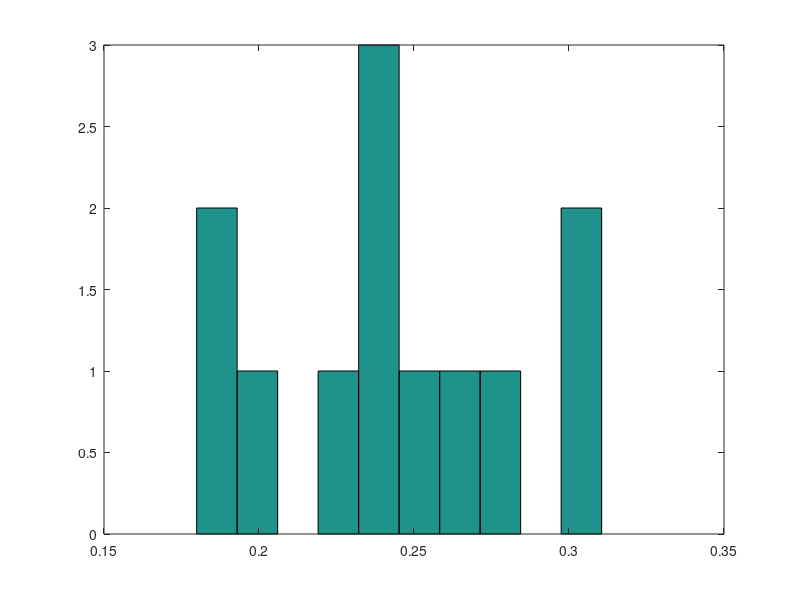

Recreate this plot in MATLAB. (Note: this script raises an error after producing the figure.)
function VoxelWise2

%%
% cd('/home/ganka/git/AMD/DiffusionMeasure/voxelwise2')
load Central
load Peripheral
load Intsct

%% Convert zero to nan
%
% Replace all zeros (voxels not in OR) with nan to exclude those voxels from
% the statistical tests.
% Remove voxels from Central portion
FN = fieldnames(Central);
for ii = 1:length(FN)
    for i = 1:size(Central.FA,1);
        Central.(FN{ii})(i,Central.(FN{ii})(i,:)==0)=nan;
    end
end
% Remove voxels from peripheral portion
FN = fieldnames(Peripheral);
for ii = 1:length(FN)
    for i = 1:size(Peripheral.FA,1);
        Peripheral.(FN{ii})(i,Peripheral.(FN{ii})(i,:)==0)=nan;
    end
end

%% Try a statisitcal test (t-test)
for ii = 1:length(FN)
    Central.patients.(FN{ii}) = Central.(FN{ii})(1:8,:);
    Central.patients.(FN{ii}) = Central.patients.(FN{ii})(~isnan(Central.patients.(FN{ii})));
    Central.controls.(FN{ii}) = Central.(FN{ii})(9:20,:);
    Central.controls.(FN{ii}) = Central.controls.(FN{ii})(~isnan(Central.controls.(FN{ii})));
    [Central.tests.(FN{ii}).h, ...
     Central.tests.(FN{ii}).p] = ttest2(Central.patients.(FN{ii}),Central.controls.(FN{ii}),'Vartype','unequal');
end

for ii = 1:length(FN)
    Peripheral.patients.(FN{ii}) = Peripheral.(FN{ii})(1:8,:);
    Peripheral.patients.(FN{ii}) = Peripheral.patients.(FN{ii})(~isnan(Peripheral.patients.(FN{ii})));
    Peripheral.controls.(FN{ii}) = Peripheral.(FN{ii})(9:20,:);
    Peripheral.controls.(FN{ii}) = Peripheral.controls.(FN{ii})(~isnan(Peripheral.controls.(FN{ii})));
    [Peripheral.tests.(FN{ii}).h, ...
     Peripheral.tests.(FN{ii}).p] = ttest2(Peripheral.patients.(FN{ii}),Peripheral.controls.(FN{ii}),'Vartype','unequal');
end
%% ttest(2groups)
 
 hist(Central.patients.FA)
 hist(Central.controls.FA)
 [h,p,ci,stats] =ttest2( Central.patients.FA,Central.controls.FA)

 
 [h,p,ci,stats] =ttest2( Peripheral.patients.FA,Peripheral.controls.FA)

%%
% FIX FIX FIX Shumpei we need to make sure what comes after here is consistent with the new code above. %
%% controls vs AMD
mrvNewGraphWin
hold on;

% Errorbars
Err = [std(Central.controls.FA),std(Central.patients.FA)];
eb1 = errorbar([.9,1.9],[mean(Central.controls.FA);mean(Central.patients.FA)],Err,'ro','markerfacecolor','r','markersize',15);

Err = [std(Peripheral.controls.FA),std(Peripheral.patients.FA)];
eb2 = errorbar([1.1, 2.1],[mean(Peripheral.controls.FA);mean(Peripheral.patients.FA)],'bo','markerfacecolor','b','markersize',15);

% title('Central wo intersecting voxels')
ylabel('FA')
set(gca,'xtick',[1,2],'xtickLabel',{'Control','Patient'}, 'xlim', [.5 2.5],... 
'ytick',[0 2.5], 'ylim',[0 2.5],'tickdir','out');

lg1 = legend([eb1,eb2],'Central','Peripheral','Posi');
set(lg1,'Position',[0.78 0.83 0.2 0.1])
hold off;

%%
saveas(gca,'CentralwoIntersectingVoxels.eps','psc2')

%% Intersect
mrvNewGraphWin
hold on;
x = [1,2];
y = nanmean(Intsct.FA,2);

h =bar(x,[mean(y(1:8)),mean(y(9:20))],0.3);

title('Intersecting voxels')
ylabel('FA')
set(gca,'xtick',[1,2],'xtickLabel',{'Patient','Healthy'})
set(gca,'ytick',[0:0.1:0.3]);
hold off;

saveas(gca,'IntersectingVoxels.eps','psc2')
%% Peripheral
mrvNewGraphWin
hold on;
x = [1,2];
y = nanmean(Peripheral.FA,2);

h =bar(x,[mean(y(1:8)),mean(y(9:20))],0.3);

title('Peripheral wo intersecting voxels')
ylabel('FA')
set(gca,'xtick',[1,2],'xtickLabel',{'Patient','Healthy'})
set(gca,'ytick',[0:0.1:0.3]);
hold off;

saveas(gca,'PeripheralwoIntersectingVoxels.eps','psc2')




%%
AFQdata = '/media/HDPC-UT/dMRI_data';

subs = {...
    'AMD-01-dMRI-Anatomy-dMRI'
    'AMD-02-YM-dMRI-Anatomy'
    'AMD-03-CK-68yo-dMRI-Anatomy'
    'AMD-04-KM-72yo-dMRI-Anatomy'
    'AMD-05-YH-84yo-dMRI-Anatomy'
    'AMD-06-KS-79yo-dMRI-Anatomy'
    'AMD-07-KT-dMRI-Anatomy'
    'AMD-08-YA-20150426'
    'AMD-Ctl01-HM-dMRI-Anatomy-2014-09-09'
    'AMD-Ctl02-YM-dMRI-Anatomy-2014-09-09'
    'AMD-Ctl03-TS-dMRI-Anatomy-2014-10-28'
    'AMD-Ctl04-AO-61yo-dMRI-Anatomy'
    'AMD-Ctl05-TM-71yo-dMRI-Anatomy'
    'AMD-Ctl06-YM-66yo-dMRI-Anatomy'
    'AMD-Ctl07-MS-61yo-dMRI-Anatomy'
    'AMD-Ctl08-HO-62yo-dMRI-Anatomy'
    'AMD-Ctl09-KH-70yo-dMRI-Anatomy-dMRI'
    'AMD-Ctl10-TH-65yo-dMRI-Anatomy-dMRI'
    'AMD-Ctl11-YMS-64yo-dMRI-Anatomy'
    'AMD-Ctl12-YT-f59yo-20150222'}; 


%%
% plot([.9,1.9],[mean(Central.controls.FA);mean(Central.patients.FA)],'ro','markerfacecolor','r','markersize',15);
% Errorbars
% plot([[.9,1.9],[.9, 1.9]], ...
%     [[mean(Central.controls.FA);mean(Central.patients.FA)]-[std(Central.controls.FA);std(Central.patients.FA)], ...
%     [[mean(Central.controls.FA);mean(Central.patients.FA)]+[std(Central.controls.FA);std(Central.patients.FA)]]], ...
%     'ro','markerfacecolor','r','markersize',15);
